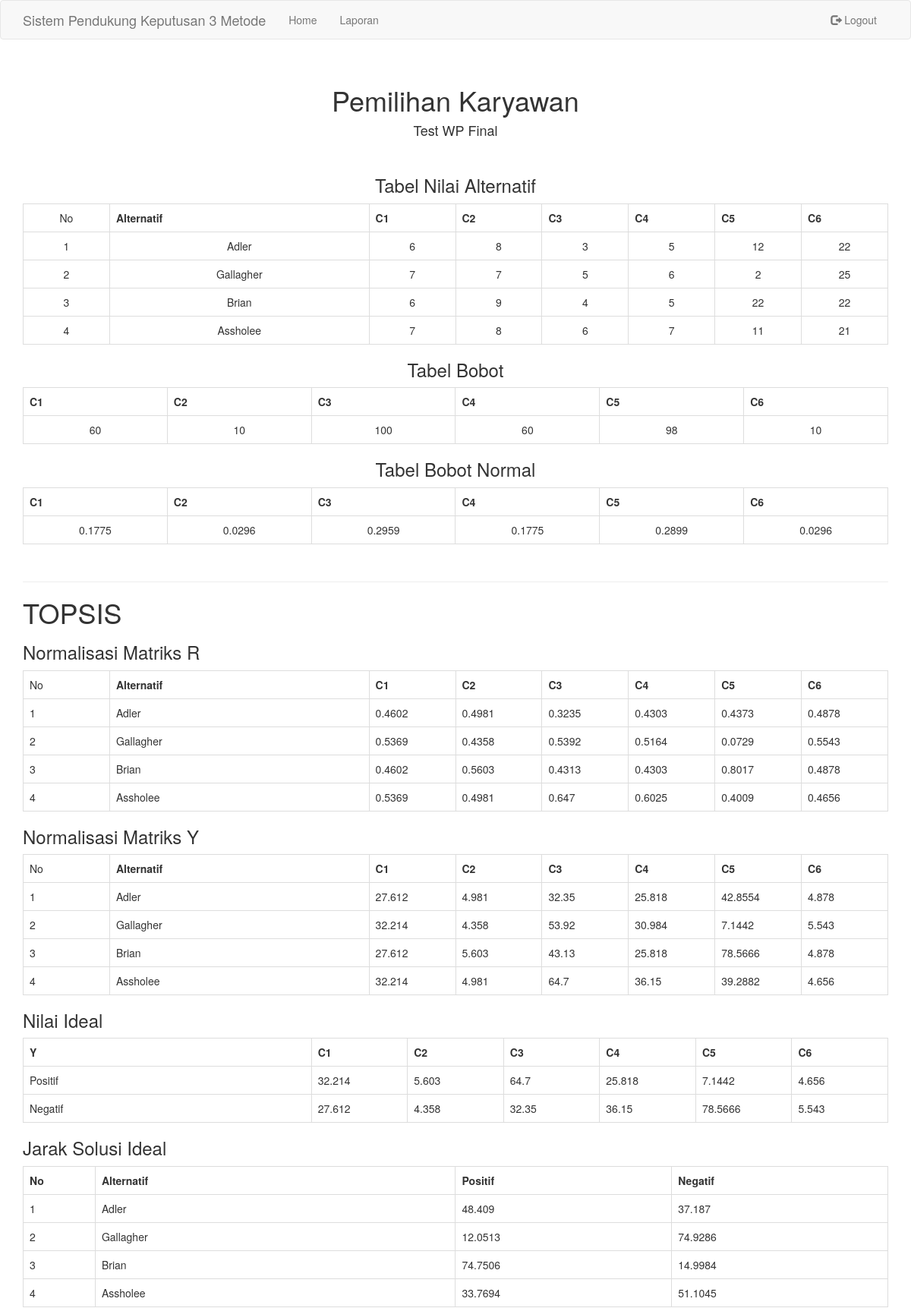
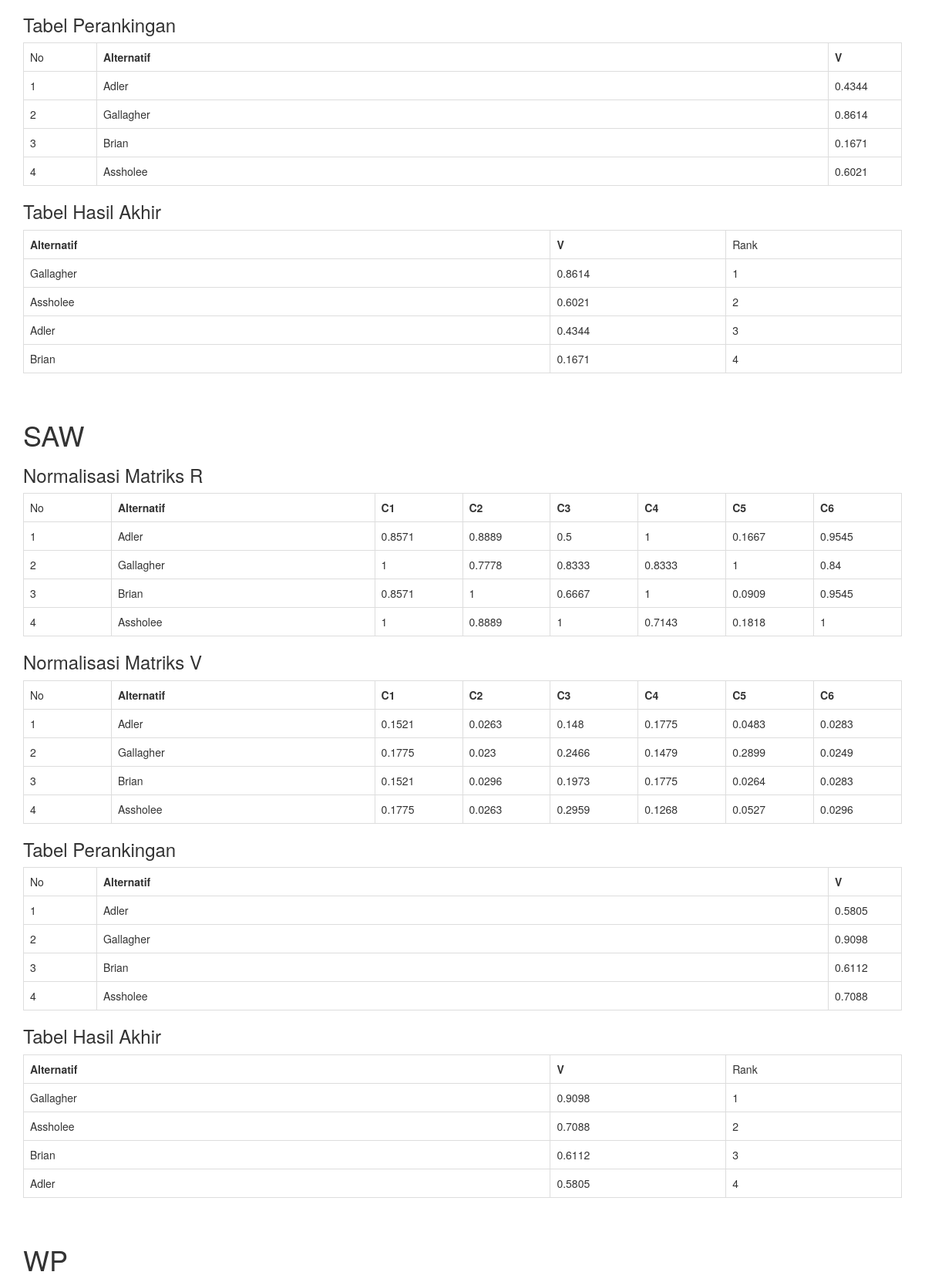
Page /detail-laporan.php?id=25 (signed in, upper part) on the committed database (2 pictures, top to bottom).
### tables this page shows
CREATE TABLE `pemilihan` (
  `id` int(11) NOT NULL,
  `keterangan` varchar(255) NOT NULL,
  `tanggal` date NOT NULL,
  `status` varchar(20) NOT NULL
);

CREATE TABLE `nilai` (
  `id_pemilihan` int(11) NOT NULL,
  `c1` double NOT NULL,
  `c2` double NOT NULL,
  `c3` double NOT NULL,
  `c4` double NOT NULL,
  `c5` double NOT NULL,
  `c6` double NOT NULL
);

CREATE TABLE `alternatif` (
  `id_pemilihan` int(11) NOT NULL,
  `alternatif` varchar(255) NOT NULL
);

CREATE TABLE `bobot` (
  `id_pemilihan` int(11) NOT NULL,
  `c1` double NOT NULL,
  `c2` double NOT NULL,
  `c3` double NOT NULL,
  `c4` double NOT NULL,
  `c5` double NOT NULL,
  `c6` double NOT NULL
);

CREATE TABLE `bobot_normal` (
  `id_pemilihan` int(11) NOT NULL,
  `c1` double NOT NULL,
  `c2` double NOT NULL,
  `c3` double NOT NULL,
  `c4` double NOT NULL,
  `c5` double NOT NULL,
  `c6` double NOT NULL
);

CREATE TABLE `matrik_r` (
  `id_pemilihan` int(11) NOT NULL,
  `c1` double NOT NULL,
  `c2` double NOT NULL,
  `c3` double NOT NULL,
  `c4` double NOT NULL,
  `c5` double NOT NULL,
  `c6` double NOT NULL
);

CREATE TABLE `matrik_y` (
  `id_pemilihan` int(11) NOT NULL,
  `c1` double NOT NULL,
  `c2` double NOT NULL,
  `c3` double NOT NULL,
  `c4` double NOT NULL,
  `c5` double NOT NULL,
  `c6` double NOT NULL
);

CREATE TABLE `nilai_ideal` (
  `id_pemilihan` int(11) NOT NULL,
  `ideal` varchar(20) NOT NULL,
  `c1` double NOT NULL,
  `c2` double NOT NULL,
  `c3` double NOT NULL,
  `c4` double NOT NULL,
  `c5` double NOT NULL,
  `c6` double NOT NULL
);

CREATE TABLE `jarak_solusi_ideal` (
  `id_pemilihan` int(11) NOT NULL,
  `positif` double NOT NULL,
  `negatif` double NOT NULL
);

CREATE TABLE `ranking` (
  `id_pemilihan` int(11) NOT NULL,
  `v` double NOT NULL
);

CREATE TABLE `matrik_r_saw` (
  `id_pemilihan` int(11) NOT NULL,
  `c1` double NOT NULL,
  `c2` double NOT NULL,
  `c3` double NOT NULL,
  `c4` double NOT NULL,
  `c5` double NOT NULL,
  `c6` double NOT NULL
);

CREATE TABLE `matrik_v_saw` (
  `id_pemilihan` int(11) NOT NULL,
  `c1` double NOT NULL,
  `c2` double NOT NULL,
  `c3` double NOT NULL,
  `c4` double NOT NULL,
  `c5` double NOT NULL,
  `c6` double NOT NULL
);

CREATE TABLE `ranking_saw` (
  `id_pemilihan` int(11) NOT NULL,
  `vs` double NOT NULL
);

### detail-laporan.php (the view, shortened to what the rows shown need)
<?php
require './includes/config.php';
$req = $dbc->prepare("SELECT * FROM pemilihan WHERE id = ?");
$req->bindParam(1, $_GET['id']);
$req->execute();
$pemilihan = $req->fetch();
$req = $dbc->prepare("SELECT * FROM alternatif WHERE id_pemilihan = ?");
$req->bindParam(1, $_GET['id']);
$req->execute();
$alternatif = $req->fetchAll();
$req = $dbc->prepare("SELECT * FROM nilai WHERE id_pemilihan = ?");
$req->bindParam(1, $_GET['id']);
$req->execute();
$nilai = $req->fetchAll();
$req = $dbc->prepare("SELECT * FROM bobot WHERE id_pemilihan = ?");
$req->bindParam(1, $_GET['id']);
$req->execute();
$bobot = $req->fetch();
$req = $dbc->prepare("SELECT * FROM bobot_normal WHERE id_pemilihan = ?");
$req->bindParam(1, $_GET['id']);
$req->execute();
$bobot_normal = $req->fetch();
$req = $dbc->prepare("SELECT * FROM matrik_r WHERE id_pemilihan = ?");
$req->bindParam(1, $_GET['id']);
$req->execute();
$r = $req->fetchAll();
$req = $dbc->prepare("SELECT * FROM matrik_y WHERE id_pemilihan = ?");
$req->bindParam(1, $_GET['id']);
$req->execute();
$y = $req->fetchAll();
$req = $dbc->prepare("SELECT * FROM nilai_ideal WHERE id_pemilihan = ?");
$req->bindParam(1, $_GET['id']);
$req->execute();
$a = $req->fetchAll();
$req = $dbc->prepare("SELECT * FROM jarak_solusi_ideal WHERE id_pemilihan = ?");
$req->bindParam(1, $_GET['id']);
$req->execute();
$d = $req->fetchAll();
$req = $dbc->prepare("SELECT * FROM ranking WHERE id_pemilihan = ?");
$req->bindParam(1, $_GET['id']);
$req->execute();
$v = $req->fetchAll();
$req = $dbc->prepare("SELECT * FROM matrik_r_saw WHERE id_pemilihan = ?");
$req->bindParam(1, $_GET['id']);
$req->execute();
$rs = $req->fetchAll();
$req = $dbc->prepare("SELECT * FROM matrik_v_saw WHERE id_pemilihan = ?");
$req->bindParam(1, $_GET['id']);
$req->execute();
$ys = $req->fetchAll();
$req = $dbc->prepare("SELECT * FROM ranking_saw WHERE id_pemilihan = ?");
$req->bindParam(1, $_GET['id']);
$req->execute();
$vs = $req->fetchAll();
include './includes/header.php';
?>
<div class="col-md-12">
    <div class="page-header text-center">
        <h1>Pemilihan Karyawan</h1>
        <h4><?php echo $pemilihan['keterangan']; ?></h4>
    <br>
    <h3>Tabel Nilai Alternatif</h3>
    <table class="table table-bordered">
        <tr>
            <th class="col-md-3">Alternatif</th>
            <th class="col-md-1">C1</th>
            <th class="col-md-1">C2</th>
            <th class="col-md-1">C3</th>
            <th class="col-md-1">C4</th>
            <th class="col-md-1">C5</th>
            <th class="col-md-1">C6</th>
        </tr>
        <?php
        for($i = 0; $i < count($alternatif); $i++) {
            echo '<tr>
                    <td class="col-md-1">'.($i+1).'</td>
                    <td class="col-md-3">'.$alternatif[$i]['alternatif'].'</td>
                    <td class="col-md-1">'.$nilai[$i]['c1'].'</td>
                    <td class="col-md-1">'.$nilai[$i]['c2'].'</td>
                    <td class="col-md-1">'.$nilai[$i]['c3'].'</td>
                    <td class="col-md-1">'.$nilai[$i]['c4'].'</td>
                    <td class="col-md-1">'.$nilai[$i]['c5'].'</td>
                    <td class="col-md-1">'.$nilai[$i]['c6'].'</td>
                </tr>';
        }
        ?>
    </table>
    <h3>Tabel Bobot</h3>
    <table class="table table-bordered">
        <tr>
            <th class="col-md-2">C1</th>
            <th class="col-md-2">C2</th>
            <th class="col-md-2">C3</th>
            <th class="col-md-2">C4</th>
            <th class="col-md-2">C5</th>
            <th class="col-md-2">C6</th>
        </tr>
        <?php
        echo '<tr>
                <td class="col-md-1">'.$bobot['c1'].'</td>
                <td class="col-md-1">'.$bobot['c2'].'</td>
                <td class="col-md-1">'.$bobot['c3'].'</td>
                <td class="col-md-1">'.$bobot['c4'].'</td>
                <td class="col-md-1">'.$bobot['c5'].'</td>
                <td class="col-md-1">'.$bobot['c6'].'</td>
            </tr>';
        ?>
    </table>
    <h3>Tabel Bobot Normal</h3>
    <table class="table table-bordered">
        <tr>
            <th class="col-md-2">C1</th>
            <th class="col-md-2">C2</th>
            <th class="col-md-2">C3</th>
            <th class="col-md-2">C4</th>
            <th class="col-md-2">C5</th>
            <th class="col-md-2">C6</th>
        </tr>
        <?php
        echo '<tr>
                <td class="col-md-1">'.$bobot_normal['c1'].'</td>
                <td class="col-md-1">'.$bobot_normal['c2'].'</td>
                <td class="col-md-1">'.$bobot_normal['c3'].'</td>
                <td class="col-md-1">'.$bobot_normal['c4'].'</td>
                <td class="col-md-1">'.$bobot_normal['c5'].'</td>
                <td class="col-md-1">'.$bobot_normal['c6'].'</td>
            </tr>';
        ?>
    </table>
    <br>
    </div>
    <div>
        <div>
            <h1>TOPSIS</h1>
        </div>
        <table class="table table-bordered">
            <tr>
                <th class="col-md-3">Alternatif</th>
                <th class="col-md-1">C1</th>
                <th class="col-md-1">C2</th>
                <th class="col-md-1">C3</th>
                <th class="col-md-1">C4</th>
                <th class="col-md-1">C5</th>
                <th class="col-md-1">C6</th>
            </tr>
            <?php
            for($i = 0; $i < count($alternatif); $i++) {
                echo '<tr>
                        <td class="col-md-1">'.($i+1).'</td>
                        <td class="col-md-3">'.$alternatif[$i]['alternatif'].'</td>
                        <td class="col-md-1">'.$r[$i]['c1'].'</td>
                        <td class="col-md-1">'.$r[$i]['c2'].'</td>
                        <td class="col-md-1">'.$r[$i]['c3'].'</td>
                        <td class="col-md-1">'.$r[$i]['c4'].'</td>
                        <td class="col-md-1">'.$r[$i]['c5'].'</td>
                        <td class="col-md-1">'.$r[$i]['c6'].'</td>
                    </tr>';
            }
            ?>
        </table>
        <table class="table table-bordered">
            <tr>
                <th class="col-md-3">Alternatif</th>
                <th class="col-md-1">C1</th>
                <th class="col-md-1">C2</th>
                <th class="col-md-1">C3</th>
                <th class="col-md-1">C4</th>
                <th class="col-md-1">C5</th>
                <th class="col-md-1">C6</th>
            </tr>
            <?php
            for($i = 0; $i < count($alternatif); $i++) {
                echo '<tr>
                        <td class="col-md-1">'.($i+1).'</td>
                        <td class="col-md-3">'.$alternatif[$i]['alternatif'].'</td>
                        <td class="col-md-1">'.$y[$i]['c1'].'</td>
                        <td class="col-md-1">'.$y[$i]['c2'].'</td>
                        <td class="col-md-1">'.$y[$i]['c3'].'</td>
                        <td class="col-md-1">'.$y[$i]['c4'].'</td>
                        <td class="col-md-1">'.$y[$i]['c5'].'</td>
                        <td class="col-md-1">'.$y[$i]['c6'].'</td>
                    </tr>';
            }
            ?>
        </table>
        <table class="table table-bordered">
            <tr>
                <th class="col-md-3">Y</th>
                <th class="col-md-1">C1</th>
                <th class="col-md-1">C2</th>
                <th class="col-md-1">C3</th>
                <th class="col-md-1">C4</th>
                <th class="col-md-1">C5</th>
                <th class="col-md-1">C6</th>
            </tr>
            <?php
            foreach ($a as $ideal => $y) {
                echo '<tr>
                        <td class="col-md-2">'.ucfirst($y['ideal']).'</td>
                        <td class="col-md-1">'.$y['c1'].'</td>
                        <td class="col-md-1">'.$y['c2'].'</td>
                        <td class="col-md-1">'.$y['c3'].'</td>
                        <td class="col-md-1">'.$y['c4'].'</td>
                        <td class="col-md-1">'.$y['c5'].'</td>
                        <td class="col-md-1">'.$y['c6'].'</td>
                    </tr>';
            }
            ?>
        </table>
        <table class="table table-bordered">
            <tr>
                <th class="col-md-1">No</th>
                <th class="col-md-5">Alternatif</th>
                <th class="col-md-3">Positif</th>
                <th class="col-md-3">Negatif</th>
            </tr>
            <?php
            for ($i = 0; $i < count($alternatif); $i++) {
                echo '<tr>
                        <td class="col-md-1">'.($i+1).'</td>
                        <td class="col-md-5">'.$alternatif[$i]['alternatif'].'</td>
                        <td class="col-md-3">'.$d[$i]['positif'].'</td>
                        <td class="col-md-3">'.$d[$i]['negatif'].'</td>
                    </tr>';
            }
            ?>
        </table>
        <table class="table table-bordered">
            <tr>
                <th class="col-md-3">Alternatif</th>
                <th class="col-md-1">V</th>
            </tr>
            <?php
            for($i = 0; $i < count($alternatif); $i++) {
                echo '<tr>
                        <td class="col-md-1">'.($i+1).'</td>
                        <td class="col-md-10">'.$alternatif[$i]['alternatif'].'</td>
                        <td class="col-md-1">'.$v[$i]['v'].'</td>
                    </tr>';
            }
            ?>
        </table>
        <table class="table table-bordered">
            <tr>
                <th class="col-md-3">Alternatif</th>
                <th class="col-md-1">V</th>
            </tr>
        </table>
    </div>
    <br>
    <div>
        <div>
            <h1>SAW</h1>
        </div>
        <table class="table table-bordered">
            <tr>
                <th class="col-md-3">Alternatif</th>
                <th class="col-md-1">C1</th>
                <th class="col-md-1">C2</th>
                <th class="col-md-1">C3</th>
                <th class="col-md-1">C4</th>
                <th class="col-md-1">C5</th>
                <th class="col-md-1">C6</th>
            </tr>
            <?php
            for($i = 0; $i < count($alternatif); $i++) {
                echo '<tr>
                        <td class="col-md-1">'.($i+1).'</td>
                        <td class="col-md-3">'.$alternatif[$i]['alternatif'].'</td>
                        <td class="col-md-1">'.$rs[$i]['c1'].'</td>
                        <td class="col-md-1">'.$rs[$i]['c2'].'</td>
                        <td class="col-md-1">'.$rs[$i]['c3'].'</td>
                        <td class="col-md-1">'.$rs[$i]['c4'].'</td>
                        <td class="col-md-1">'.$rs[$i]['c5'].'</td>
                        <td class="col-md-1">'.$rs[$i]['c6'].'</td>
                    </tr>';
            }
            ?>
        </table>
        <table class="table table-bordered">
            <tr>
                <th class="col-md-3">Alternatif</th>
                <th class="col-md-1">C1</th>
                <th class="col-md-1">C2</th>
                <th class="col-md-1">C3</th>
                <th class="col-md-1">C4</th>
                <th class="col-md-1">C5</th>
                <th class="col-md-1">C6</th>
            </tr>
            <?php
            for($i = 0; $i < count($alternatif); $i++) {
                echo '<tr>
                        <td class="col-md-1">'.($i+1).'</td>
                        <td class="col-md-3">'.$alternatif[$i]['alternatif'].'</td>
                        <td class="col-md-1">'.$ys[$i]['c1'].'</td>
                        <td class="col-md-1">'.$ys[$i]['c2'].'</td>
                        <td class="col-md-1">'.$ys[$i]['c3'].'</td>
                        <td class="col-md-1">'.$ys[$i]['c4'].'</td>
                        <td class="col-md-1">'.$ys[$i]['c5'].'</td>
                        <td class="col-md-1">'.$ys[$i]['c6'].'</td>
                    </tr>';
            }
            ?>
        </table>
        <table class="table table-bordered">
            <tr>
                <th class="col-md-3">Alternatif</th>
                <th class="col-md-1">V</th>
            </tr>
            <?php
            for($i = 0; $i < count($alternatif); $i++) {
                echo '<tr>
                        <td class="col-md-1">'.($i+1).'</td>
                        <td class="col-md-10">'.$alternatif[$i]['alternatif'].'</td>
                        <td class="col-md-1">'.$vs[$i]['vs'].'</td>
                    </tr>';
            }
            ?>
        </table>
        <table class="table table-bordered">
            <tr>
                <th class="col-md-3">Alternatif</th>
                <th class="col-md-1">V</th>
            </tr>
        </table>
    </div>
    <br>
    <div>
        <div>
            <h1>WP</h1>
        </div>
    </div>
</div>
<?php
include './includes/footer.php';
?>

### rows in the picture
pemilihan: keterangan "Test WP Final"
nilai: c1 "6", c2 "8", c3 "3", c4 "5", c5 "12", c6 "22"
alternatif: alternatif "Adler"
nilai: c1 "7", c2 "7", c3 "5", c4 "6", c5 "2", c6 "25"
alternatif: alternatif "Gallagher"
nilai: c1 "6", c2 "9", c3 "4", c4 "5", c5 "22", c6 "22"
alternatif: alternatif "Brian"
nilai: c1 "7", c2 "8", c3 "6", c4 "7", c5 "11", c6 "21"
alternatif: alternatif "Assholee"
bobot: c1 "60", c2 "10", c3 "100", c4 "60", c5 "98", c6 "10"
bobot_normal: c1 "0.1775", c2 "0.0296", c3 "0.2959", c4 "0.1775", c5 "0.2899", c6 "0.0296"
matrik_r: c1 "0.4602", c2 "0.4981", c3 "0.3235", c4 "0.4303", c5 "0.4373", c6 "0.4878"
matrik_r: c1 "0.5369", c2 "0.4358", c3 "0.5392", c4 "0.5164", c5 "0.0729", c6 "0.5543"
matrik_r: c1 "0.4602", c2 "0.5603", c3 "0.4313", c4 "0.4303", c5 "0.8017", c6 "0.4878"
matrik_r: c1 "0.5369", c2 "0.4981", c3 "0.647", c4 "0.6025", c5 "0.4009", c6 "0.4656"
matrik_y: c1 "27.612", c2 "4.981", c3 "32.35", c4 "25.818", c5 "42.8554", c6 "4.878"
matrik_y: c1 "32.214", c2 "4.358", c3 "53.92", c4 "30.984", c5 "7.1442", c6 "5.543"
matrik_y: c1 "27.612", c2 "5.603", c3 "43.13", c4 "25.818", c5 "78.5666", c6 "4.878"
matrik_y: c1 "32.214", c2 "4.981", c3 "64.7", c4 "36.15", c5 "39.2882", c6 "4.656"
nilai_ideal: ideal "Positif", c1 "32.214", c2 "5.603", c3 "64.7", c4 "25.818", c5 "7.1442", c6 "4.656"
nilai_ideal: ideal "Negatif", c1 "27.612", c2 "4.358", c3 "32.35", c4 "36.15", c5 "78.5666", c6 "5.543"
jarak_solusi_ideal: positif "48.409", negatif "37.187"
jarak_solusi_ideal: positif "12.0513", negatif "74.9286"
jarak_solusi_ideal: positif "74.7506", negatif "14.9984"
jarak_solusi_ideal: positif "33.7694", negatif "51.1045"
ranking: v "0.4344"
ranking: v "0.8614"
ranking: v "0.1671"
ranking: v "0.6021"
matrik_r_saw: c1 "0.8571", c2 "0.8889", c3 "0.5", c4 "1", c5 "0.1667", c6 "0.9545"
matrik_r_saw: c1 "1", c2 "0.7778", c3 "0.8333", c4 "0.8333", c5 "1", c6 "0.84"
matrik_r_saw: c1 "0.8571", c2 "1", c3 "0.6667", c4 "1", c5 "0.0909", c6 "0.9545"
matrik_r_saw: c1 "1", c2 "0.8889", c3 "1", c4 "0.7143", c5 "0.1818", c6 "1"
matrik_v_saw: c1 "0.1521", c2 "0.0263", c3 "0.148", c4 "0.1775", c5 "0.0483", c6 "0.0283"
matrik_v_saw: c1 "0.1775", c2 "0.023", c3 "0.2466", c4 "0.1479", c5 "0.2899", c6 "0.0249"
matrik_v_saw: c1 "0.1521", c2 "0.0296", c3 "0.1973", c4 "0.1775", c5 "0.0264", c6 "0.0283"
matrik_v_saw: c1 "0.1775", c2 "0.0263", c3 "0.2959", c4 "0.1268", c5 "0.0527", c6 "0.0296"
ranking_saw: vs "0.5805"
ranking_saw: vs "0.9098"
ranking_saw: vs "0.6112"
ranking_saw: vs "0.7088"

### other values in the picture
$key "Home"
$key "Laporan"
$hasiltopsis[$i]['alternatif'] "Gallagher"
$hasiltopsis[$i]['v'] "0.8614"
$hasiltopsis[$i]['alternatif'] "Assholee"
$hasiltopsis[$i]['v'] "0.6021"
$hasiltopsis[$i]['alternatif'] "Adler"
$hasiltopsis[$i]['v'] "0.4344"
$hasiltopsis[$i]['alternatif'] "Brian"
$hasiltopsis[$i]['v'] "0.1671"
$hasilsaw[$i]['alternatif'] "Gallagher"
$hasilsaw[$i]['vs'] "0.9098"
$hasilsaw[$i]['alternatif'] "Assholee"
$hasilsaw[$i]['vs'] "0.7088"
$hasilsaw[$i]['alternatif'] "Brian"
